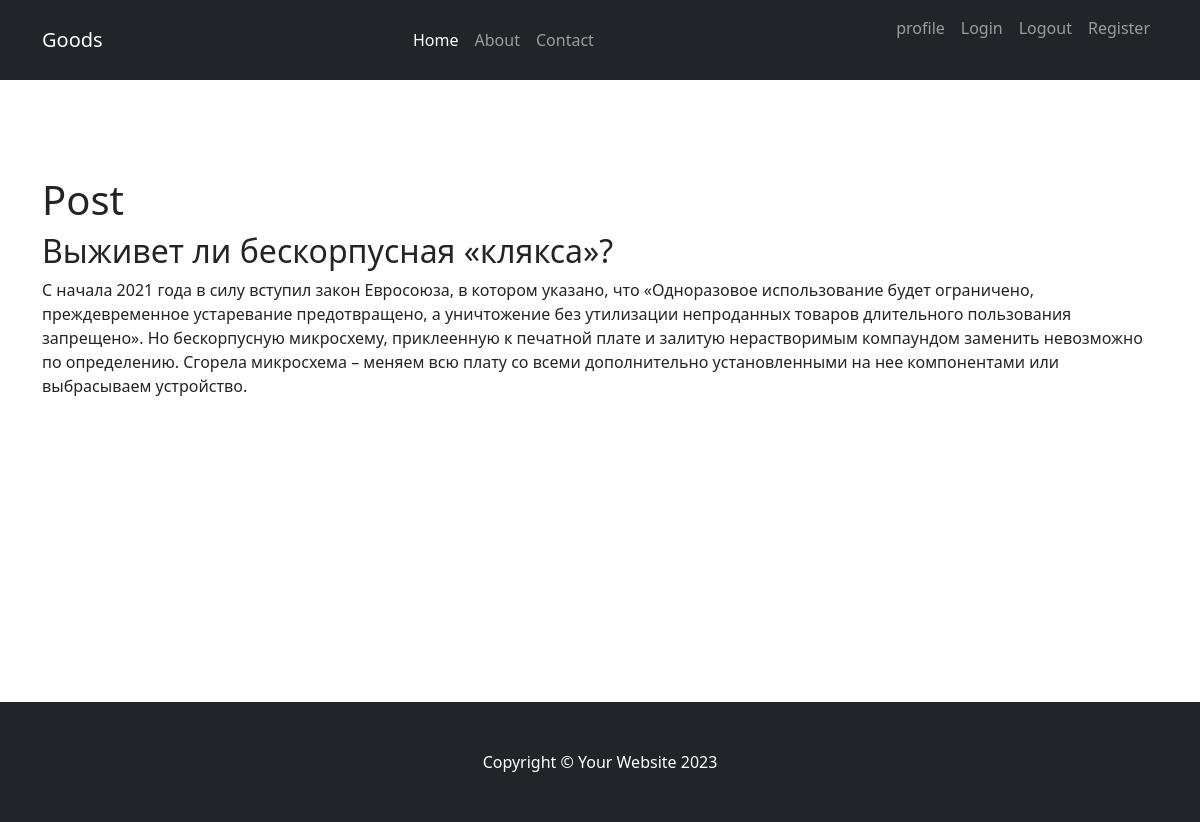
/posts/7, run on the app's committed database.
### newspaper/models.py (models this page shows, shortened)
class Post(models.Model):
    NEWS = 'NW'
    POST = 'PT'
    POSTS = [
        (NEWS, 'news'),
        (POST, 'post')
    ]
    author = models.ForeignKey(
        Author, on_delete=models.CASCADE, verbose_name='Автор')
    post_type = models.CharField(
        max_length=2, choices=POSTS, default=NEWS, verbose_name='Тип статьи')
    data_post_creation = models.DateTimeField(
        auto_now_add=True, verbose_name='Дата публикации')
    title = models.CharField(max_length=255, verbose_name='Заголовок')
    text = models.TextField()
    rating_post = models.IntegerField(default=0)
    category = models.ManyToManyField('Category', through='PostCategory')
    class Meta:
        verbose_name = 'Новость'
        verbose_name_plural = 'Новости'

### newspaper/views.py (the view)
# urls.py: path('<int:pk>', PostDetailView.as_view(), name='post_detail'),
class PostDetailView(DetailView):
    model = Post
    template_name = 'newspaper/post.html'
    context_object_name = 'post'

### newspaper/templates/newspaper/post.html (shortened to what this page needs)
{% extends 'layout/base.html' %}
{% block content %}
<h1>Post</h1>
<h2>{{ post.title }}</h2>
<p>
    {{ post.text }}
</p>
{% endblock content %}

### data on the page
Post: title "Выживет ли бескорпусная «клякса»?", text "С начала 2021 года в силу вступил закон Евросоюза, в котором указано, что «Одноразовое использование будет ограничено, преждевременное устаревание предотвращено, а уничтожение без утилизации непроданных товаров длительного пользования запрещено». Но бескорпусную микросхему, приклеенную к печатной плате и залитую нерастворимым компаундом заменить невозможно по определению. Сгорела микросхема – меняем всю плату со всеми дополнительно установленными на нее компонентами или выбрасываем устройство."
